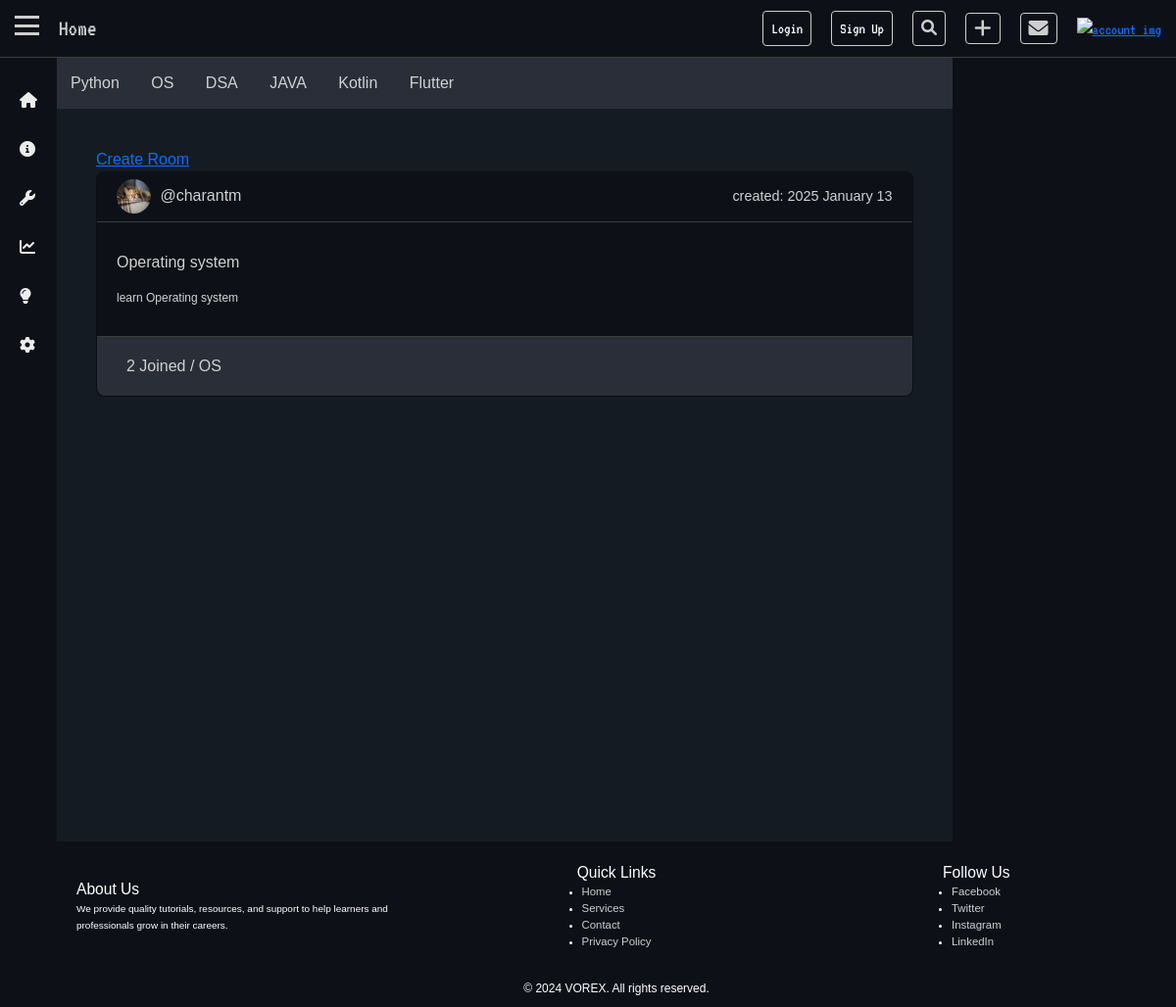
The app's page /, older data.
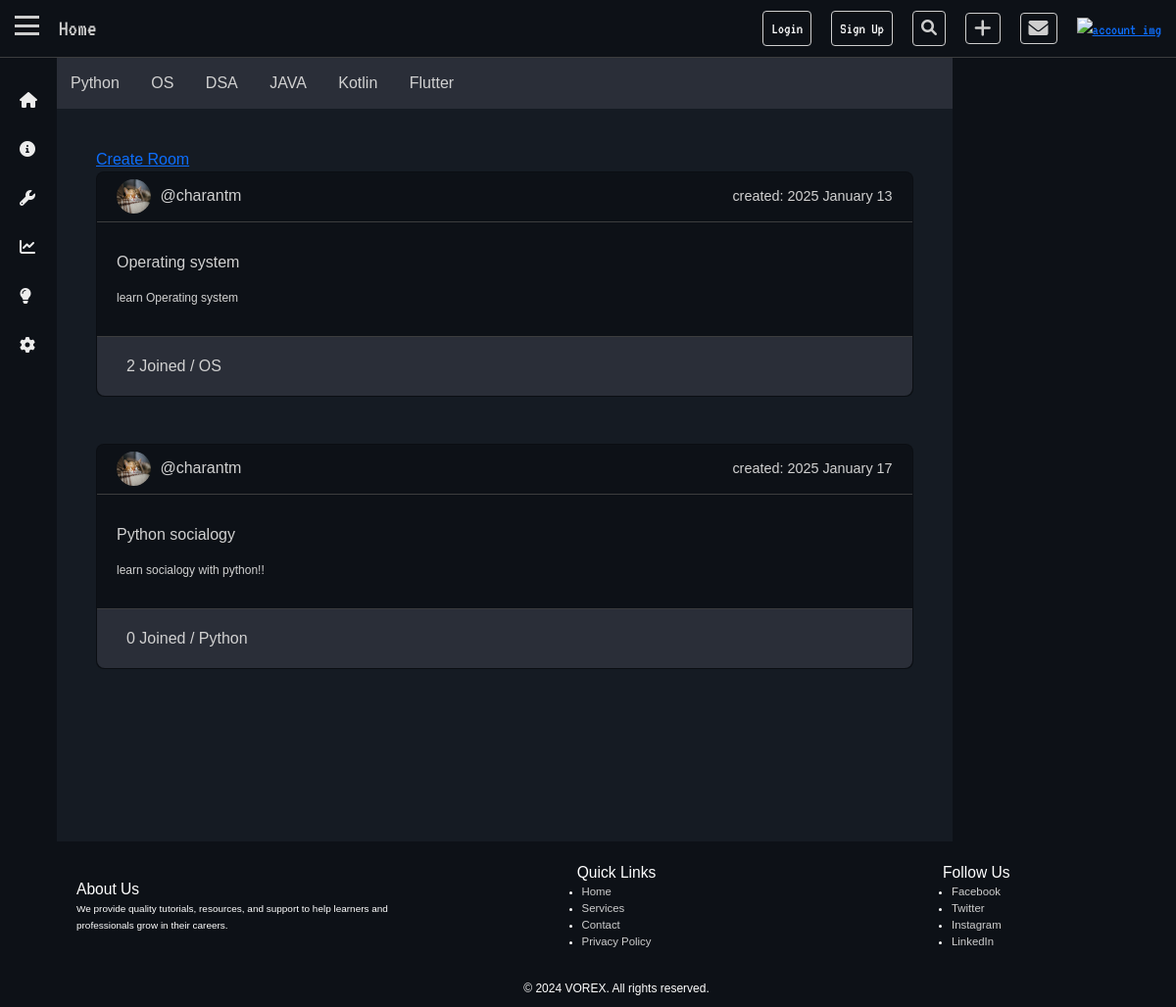
The same page, newer data.
### base/models.py (models this page shows, shortened)
class Tag(models.Model):
    name = models.CharField(max_length=500, unique=True)

class Room(models.Model):
    created_by = models.ForeignKey(User, on_delete=models.CASCADE,related_name="rooms",null=True)
    name = models.CharField(max_length=50)
    tags = models.ManyToManyField(Tag, related_name="rooms")
    description = models.TextField(blank=True, null=True)
    created_at = models.DateTimeField(auto_now_add=True)
    updated_at = models.DateTimeField(auto_now=True)
    is_private = models.BooleanField(default=False)
    members_count = models.ManyToManyField(User, related_name="member_count")
    def member_count(self):
        return self.members_count.count()

### base/views.py (the view)
# urls.py: path('',views.home, name='Home'),
def home(request):
    room = Room.objects.all()
    tag = Tag.objects.all()
    return render(request, 'base/home.html', {'rooms': room,'tags': tag})

### base/templates/base/home.html (shortened to what this page needs)
{% extends 'base.html' %} {% load static %}  {% block link %}
<link rel="stylesheet" href="{% static 'css/body.css' %}" />
{% endblock %} {% block nav %}
<a href="/">Home </a>
{% endblock %} {% block content %}
<div class="main-body">
  <div class="topic">
    {% for tag in tags %}
    <a href="{% url 'Tag' tag.name %}">{{tag.name}}</a>
    {% endfor %}
  </div>
  <div class="content">
    <a href="{% url 'Create-room' %}?action=create"> Create Room </a>
    <div class="row g-5">
      {% for room in rooms %}
      <div class="col-md-6 col-lg-12 col-md-12">
        <div class="card">
          <div class="card-top">
            <div class="card-top-left">
              <img src="{% static 'assets/2019_07_29_77135_1564383613._large.jpg' %}" alt="" />
              <a href="{% url 'Profile' room.created_by.username %}">@{{room.created_by.username}}</a>
            </div>
            <p>created: {{room.created_at|date:"Y F j"}}</p>
          </div>
          <div class="card-mid">
            <div class="card-mid-left">
              <a href="{% url 'Rooms' room.pk %}">{{room.name}}</a>
              <small>{{room.description}}</small>
            </div>
          </div>
          <div class="card-bottom">
            <p>
              {{room.member_count}} Joined / {% for tag in room.tags.all %}
              <a href="{% url 'Tag' tag.name %}">{{ tag.name }}</a>
              {% endfor %}
            </p>
          </div>
        </div>
      </div>
      {% endfor %}
    </div>
  </div>
  <div class="activity"></div>
</div>
{% endblock %}

Row changes from the older to the newer data that the page shows:
added Room: created_by.username "charantm", created_at "2025 January 17", name "Python socialogy", description "learn socialogy with python!!", member_count "0", Tag (name "Python")
